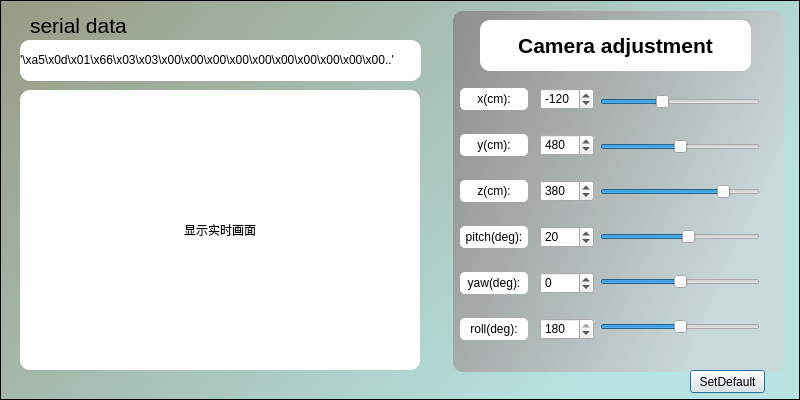
<?xml version="1.0" encoding="UTF-8"?>
<ui version="4.0">
 <class>leida</class>
 <widget class="QDialog" name="leida">
  <property name="windowModality">
   <enum>Qt::NonModal</enum>
  </property>
  <property name="geometry">
   <rect>
    <x>0</x>
    <y>0</y>
    <width>800</width>
    <height>400</height>
   </rect>
  </property>
  <property name="sizePolicy">
   <sizepolicy hsizetype="Maximum" vsizetype="Maximum">
    <horstretch>0</horstretch>
    <verstretch>0</verstretch>
   </sizepolicy>
  </property>
  <property name="minimumSize">
   <size>
    <width>800</width>
    <height>400</height>
   </size>
  </property>
  <property name="maximumSize">
   <size>
    <width>800</width>
    <height>400</height>
   </size>
  </property>
  <property name="windowTitle">
   <string>hanjiang-leida</string>
  </property>
  <property name="windowIcon">
   <iconset theme="11">
    <normaloff>F:/Users/11402/.designer/backup</normaloff>F:/Users/11402/.designer/backup</iconset>
  </property>
  <property name="styleSheet">
   <string notr="true"/>
  </property>
  <widget class="QWidget" name="verticalLayoutWidget">
   <property name="geometry">
    <rect>
     <x>600</x>
     <y>70</y>
     <width>160</width>
     <height>291</height>
    </rect>
   </property>
   <layout class="QVBoxLayout" name="slider_list">
    <item>
     <widget class="QSlider" name="x_slider">
      <property name="minimum">
       <number>-500</number>
      </property>
      <property name="maximum">
       <number>500</number>
      </property>
      <property name="value">
       <number>-120</number>
      </property>
      <property name="sliderPosition">
       <number>-120</number>
      </property>
      <property name="orientation">
       <enum>Qt::Horizontal</enum>
      </property>
     </widget>
    </item>
    <item>
     <widget class="QSlider" name="y_slider">
      <property name="minimum">
       <number>-500</number>
      </property>
      <property name="maximum">
       <number>500</number>
      </property>
      <property name="orientation">
       <enum>Qt::Horizontal</enum>
      </property>
     </widget>
    </item>
    <item>
     <widget class="QSlider" name="z_slider">
      <property name="minimum">
       <number>-100</number>
      </property>
      <property name="maximum">
       <number>500</number>
      </property>
      <property name="value">
       <number>380</number>
      </property>
      <property name="orientation">
       <enum>Qt::Horizontal</enum>
      </property>
     </widget>
    </item>
    <item>
     <widget class="QSlider" name="pitch">
      <property name="minimum">
       <number>-180</number>
      </property>
      <property name="maximum">
       <number>180</number>
      </property>
      <property name="value">
       <number>20</number>
      </property>
      <property name="orientation">
       <enum>Qt::Horizontal</enum>
      </property>
     </widget>
    </item>
    <item>
     <widget class="QSlider" name="yaw">
      <property name="minimum">
       <number>-180</number>
      </property>
      <property name="maximum">
       <number>180</number>
      </property>
      <property name="orientation">
       <enum>Qt::Horizontal</enum>
      </property>
     </widget>
    </item>
    <item>
     <widget class="QSlider" name="roll">
      <property name="enabled">
       <bool>true</bool>
      </property>
      <property name="minimum">
       <number>-180</number>
      </property>
      <property name="maximum">
       <number>180</number>
      </property>
      <property name="orientation">
       <enum>Qt::Horizontal</enum>
      </property>
     </widget>
    </item>
   </layout>
  </widget>
  <widget class="QWidget" name="verticalLayoutWidget_2">
   <property name="geometry">
    <rect>
     <x>460</x>
     <y>70</y>
     <width>68</width>
     <height>291</height>
    </rect>
   </property>
   <layout class="QVBoxLayout" name="args_list">
    <item>
     <widget class="QLabel" name="x_label">
      <property name="maximumSize">
       <size>
        <width>100</width>
        <height>22</height>
       </size>
      </property>
      <property name="layoutDirection">
       <enum>Qt::LeftToRight</enum>
      </property>
      <property name="styleSheet">
       <string notr="true">QWidget{
	background-color:rgb(255, 255, 255);
	border-radius:5px;
}</string>
      </property>
      <property name="text">
       <string>&lt;html&gt;&lt;head/&gt;&lt;body&gt;&lt;p&gt;&lt;span style=&quot;font-family:'Microsoft YaHei'; font-size:9pt; font-weight:300;&quot;&gt;x(cm):&lt;/span&gt;&lt;/p&gt;&lt;/body&gt;&lt;/html&gt;</string>
      </property>
      <property name="alignment">
       <set>Qt::AlignCenter</set>
      </property>
     </widget>
    </item>
    <item>
     <widget class="QLabel" name="y_label">
      <property name="maximumSize">
       <size>
        <width>100</width>
        <height>22</height>
       </size>
      </property>
      <property name="layoutDirection">
       <enum>Qt::LeftToRight</enum>
      </property>
      <property name="styleSheet">
       <string notr="true">QWidget{
	background-color:rgb(255, 255, 255);
	border-radius:5px;
}</string>
      </property>
      <property name="text">
       <string>&lt;html&gt;&lt;head/&gt;&lt;body&gt;&lt;p&gt;&lt;span style=&quot;font-family:'Microsoft YaHei'; font-size:9pt; font-weight:300;&quot;&gt;y(cm):&lt;/span&gt;&lt;/p&gt;&lt;/body&gt;&lt;/html&gt;</string>
      </property>
      <property name="alignment">
       <set>Qt::AlignCenter</set>
      </property>
     </widget>
    </item>
    <item>
     <widget class="QLabel" name="z_label">
      <property name="maximumSize">
       <size>
        <width>100</width>
        <height>22</height>
       </size>
      </property>
      <property name="layoutDirection">
       <enum>Qt::LeftToRight</enum>
      </property>
      <property name="styleSheet">
       <string notr="true">QWidget{
	background-color:rgb(255, 255, 255);
	border-radius:5px;
}</string>
      </property>
      <property name="text">
       <string>&lt;html&gt;&lt;head/&gt;&lt;body&gt;&lt;p&gt;&lt;span style=&quot;font-family:'Microsoft YaHei'; font-size:9pt; font-weight:300;&quot;&gt;z(cm):&lt;/span&gt;&lt;/p&gt;&lt;/body&gt;&lt;/html&gt;</string>
      </property>
      <property name="alignment">
       <set>Qt::AlignCenter</set>
      </property>
     </widget>
    </item>
    <item>
     <widget class="QLabel" name="pitch_label">
      <property name="maximumSize">
       <size>
        <width>100</width>
        <height>22</height>
       </size>
      </property>
      <property name="layoutDirection">
       <enum>Qt::LeftToRight</enum>
      </property>
      <property name="styleSheet">
       <string notr="true">QWidget{
	background-color:rgb(255, 255, 255);
	border-radius:5px;
}</string>
      </property>
      <property name="text">
       <string>&lt;html&gt;&lt;head/&gt;&lt;body&gt;&lt;p&gt;&lt;span style=&quot;font-family:'Microsoft YaHei'; font-size:9pt; font-weight:300;&quot;&gt;pitch(deg):&lt;/span&gt;&lt;/p&gt;&lt;/body&gt;&lt;/html&gt;</string>
      </property>
      <property name="alignment">
       <set>Qt::AlignCenter</set>
      </property>
     </widget>
    </item>
    <item>
     <widget class="QLabel" name="yaw_label">
      <property name="maximumSize">
       <size>
        <width>100</width>
        <height>22</height>
       </size>
      </property>
      <property name="layoutDirection">
       <enum>Qt::LeftToRight</enum>
      </property>
      <property name="styleSheet">
       <string notr="true">QWidget{
	background-color:rgb(255, 255, 255);
	border-radius:5px;
}</string>
      </property>
      <property name="text">
       <string>&lt;html&gt;&lt;head/&gt;&lt;body&gt;&lt;p&gt;&lt;span style=&quot;font-family:'Microsoft YaHei'; font-size:9pt; font-weight:300;&quot;&gt;yaw(deg):&lt;/span&gt;&lt;/p&gt;&lt;/body&gt;&lt;/html&gt;</string>
      </property>
      <property name="alignment">
       <set>Qt::AlignCenter</set>
      </property>
     </widget>
    </item>
    <item>
     <widget class="QLabel" name="roll_label">
      <property name="maximumSize">
       <size>
        <width>100</width>
        <height>22</height>
       </size>
      </property>
      <property name="layoutDirection">
       <enum>Qt::LeftToRight</enum>
      </property>
      <property name="styleSheet">
       <string notr="true">QWidget{
	background-color:rgb(255, 255, 255);
	border-radius:5px;
}</string>
      </property>
      <property name="text">
       <string>&lt;html&gt;&lt;head/&gt;&lt;body&gt;&lt;p&gt;&lt;span style=&quot;font-family:'Microsoft YaHei'; font-size:9pt; font-weight:300;&quot;&gt;roll(deg):&lt;/span&gt;&lt;/p&gt;&lt;/body&gt;&lt;/html&gt;</string>
      </property>
      <property name="alignment">
       <set>Qt::AlignCenter</set>
      </property>
     </widget>
    </item>
   </layout>
  </widget>
  <widget class="QWidget" name="verticalLayoutWidget_3">
   <property name="geometry">
    <rect>
     <x>540</x>
     <y>70</y>
     <width>54</width>
     <height>291</height>
    </rect>
   </property>
   <layout class="QVBoxLayout" name="spinBox_list">
    <item>
     <widget class="QSpinBox" name="x_spinBox">
      <property name="minimumSize">
       <size>
        <width>0</width>
        <height>22</height>
       </size>
      </property>
      <property name="maximumSize">
       <size>
        <width>16777215</width>
        <height>22</height>
       </size>
      </property>
      <property name="minimum">
       <number>-500</number>
      </property>
      <property name="maximum">
       <number>500</number>
      </property>
      <property name="value">
       <number>-120</number>
      </property>
     </widget>
    </item>
    <item>
     <widget class="QSpinBox" name="y_spinBox">
      <property name="minimumSize">
       <size>
        <width>0</width>
        <height>22</height>
       </size>
      </property>
      <property name="maximumSize">
       <size>
        <width>16777215</width>
        <height>22</height>
       </size>
      </property>
      <property name="minimum">
       <number>-500</number>
      </property>
      <property name="maximum">
       <number>500</number>
      </property>
      <property name="value">
       <number>480</number>
      </property>
     </widget>
    </item>
    <item>
     <widget class="QSpinBox" name="z_spinBox">
      <property name="minimumSize">
       <size>
        <width>0</width>
        <height>22</height>
       </size>
      </property>
      <property name="maximumSize">
       <size>
        <width>16777215</width>
        <height>22</height>
       </size>
      </property>
      <property name="minimum">
       <number>-100</number>
      </property>
      <property name="maximum">
       <number>500</number>
      </property>
      <property name="value">
       <number>380</number>
      </property>
     </widget>
    </item>
    <item>
     <widget class="QSpinBox" name="pitch_spinBox">
      <property name="minimumSize">
       <size>
        <width>0</width>
        <height>22</height>
       </size>
      </property>
      <property name="maximumSize">
       <size>
        <width>16777215</width>
        <height>22</height>
       </size>
      </property>
      <property name="minimum">
       <number>-180</number>
      </property>
      <property name="maximum">
       <number>180</number>
      </property>
      <property name="value">
       <number>20</number>
      </property>
     </widget>
    </item>
    <item>
     <widget class="QSpinBox" name="yaw_spinBox">
      <property name="minimumSize">
       <size>
        <width>0</width>
        <height>22</height>
       </size>
      </property>
      <property name="maximumSize">
       <size>
        <width>16777215</width>
        <height>22</height>
       </size>
      </property>
      <property name="minimum">
       <number>-180</number>
      </property>
      <property name="maximum">
       <number>180</number>
      </property>
      <property name="value">
       <number>0</number>
      </property>
     </widget>
    </item>
    <item>
     <widget class="QSpinBox" name="roll_spinBox">
      <property name="minimumSize">
       <size>
        <width>0</width>
        <height>22</height>
       </size>
      </property>
      <property name="maximumSize">
       <size>
        <width>16777215</width>
        <height>22</height>
       </size>
      </property>
      <property name="minimum">
       <number>-180</number>
      </property>
      <property name="maximum">
       <number>180</number>
      </property>
      <property name="value">
       <number>180</number>
      </property>
     </widget>
    </item>
   </layout>
  </widget>
  <widget class="QLabel" name="Camera_label">
   <property name="geometry">
    <rect>
     <x>480</x>
     <y>20</y>
     <width>271</width>
     <height>51</height>
    </rect>
   </property>
   <property name="styleSheet">
    <string notr="true">QWidget{
	border-radius:10px;
	background-color: rgb(254, 254, 254)
}</string>
   </property>
   <property name="text">
    <string>&lt;html&gt;&lt;head/&gt;&lt;body&gt;&lt;p&gt;&lt;span style=&quot;font-family:'Microsoft YaHei'; font-size:16pt; font-weight:500;&quot;&gt;Camera adjustment&lt;/span&gt;&lt;/p&gt;&lt;/body&gt;&lt;/html&gt;</string>
   </property>
   <property name="alignment">
    <set>Qt::AlignCenter</set>
   </property>
  </widget>
  <widget class="QPushButton" name="pushButton">
   <property name="geometry">
    <rect>
     <x>690</x>
     <y>370</y>
     <width>75</width>
     <height>23</height>
    </rect>
   </property>
   <property name="text">
    <string>SetDefault</string>
   </property>
  </widget>
  <widget class="QLabel" name="serial_data">
   <property name="geometry">
    <rect>
     <x>30</x>
     <y>10</y>
     <width>161</width>
     <height>31</height>
    </rect>
   </property>
   <property name="text">
    <string>&lt;html&gt;&lt;head/&gt;&lt;body&gt;&lt;p&gt;&lt;span style=&quot;font-family:'Microsoft YaHei'; font-size:16pt; font-weight:300;&quot;&gt;serial data&lt;/span&gt;&lt;/p&gt;&lt;/body&gt;&lt;/html&gt;</string>
   </property>
  </widget>
  <widget class="QGraphicsView" name="graphicsView">
   <property name="geometry">
    <rect>
     <x>0</x>
     <y>0</y>
     <width>800</width>
     <height>400</height>
    </rect>
   </property>
   <property name="minimumSize">
    <size>
     <width>800</width>
     <height>400</height>
    </size>
   </property>
   <property name="maximumSize">
    <size>
     <width>800</width>
     <height>400</height>
    </size>
   </property>
   <property name="styleSheet">
    <string notr="true">QWidget{
	
	background-color: qlineargradient(spread:pad, x1:0, y1:0, x2:0.965909, y2:0.471, stop:0 rgba(152, 155, 133, 255), stop:1 rgba(183, 227, 226, 255));
}</string>
   </property>
  </widget>
  <widget class="QLabel" name="img_label">
   <property name="geometry">
    <rect>
     <x>20</x>
     <y>90</y>
     <width>400</width>
     <height>280</height>
    </rect>
   </property>
   <property name="styleSheet">
    <string notr="true">QWidget{
	border-radius:10px;
	background-color: rgb(254, 254, 254)
}</string>
   </property>
   <property name="text">
    <string>&lt;html&gt;&lt;head/&gt;&lt;body&gt;&lt;p&gt;&lt;span style=&quot;font-family:'Microsoft YaHei'; font-size:9pt; font-weight:300;&quot;&gt;显示实时画面&lt;/span&gt;&lt;/p&gt;&lt;/body&gt;&lt;/html&gt;</string>
   </property>
   <property name="alignment">
    <set>Qt::AlignCenter</set>
   </property>
  </widget>
  <widget class="QLabel" name="label_3">
   <property name="geometry">
    <rect>
     <x>20</x>
     <y>40</y>
     <width>401</width>
     <height>41</height>
    </rect>
   </property>
   <property name="styleSheet">
    <string notr="true">QWidget{
	border-radius:10px;
	background-color: rgb(254, 254, 254)
}</string>
   </property>
   <property name="text">
    <string>&lt;html&gt;&lt;head/&gt;&lt;body&gt;&lt;p&gt;&lt;span style=&quot;font-family:'Microsoft YaHei'; font-size:9pt; font-weight:300;&quot;&gt;'\xa5\x0d\x01\x66\x03\x03\x00\x00\x00\x00\x00\x00\x00\x00\x00\x00..'&lt;/span&gt;&lt;/p&gt;&lt;/body&gt;&lt;/html&gt;</string>
   </property>
   <property name="alignment">
    <set>Qt::AlignLeading|Qt::AlignLeft|Qt::AlignVCenter</set>
   </property>
  </widget>
  <widget class="QLabel" name="grass">
   <property name="geometry">
    <rect>
     <x>453</x>
     <y>11</y>
     <width>331</width>
     <height>361</height>
    </rect>
   </property>
   <property name="styleSheet">
    <string notr="true">QWidget{
	border-radius:10px;
	background-color: qlineargradient(spread:pad, x1:0, y1:0, x2:0.965909, y2:0.471, stop:0 rgba(143, 143, 141, 255), stop:1 rgba(207, 213, 214, 200))
}</string>
   </property>
   <property name="text">
    <string/>
   </property>
  </widget>
  <zorder>graphicsView</zorder>
  <zorder>grass</zorder>
  <zorder>verticalLayoutWidget</zorder>
  <zorder>verticalLayoutWidget_2</zorder>
  <zorder>verticalLayoutWidget_3</zorder>
  <zorder>Camera_label</zorder>
  <zorder>pushButton</zorder>
  <zorder>serial_data</zorder>
  <zorder>img_label</zorder>
  <zorder>label_3</zorder>
 </widget>
 <resources>
  <include location="br.qrc"/>
 </resources>
 <connections>
  <connection>
   <sender>roll</sender>
   <signal>valueChanged(int)</signal>
   <receiver>roll_spinBox</receiver>
   <slot>setValue(int)</slot>
   <hints>
    <hint type="sourcelabel">
     <x>624</x>
     <y>329</y>
    </hint>
    <hint type="destinationlabel">
     <x>569</x>
     <y>329</y>
    </hint>
   </hints>
  </connection>
  <connection>
   <sender>roll_spinBox</sender>
   <signal>valueChanged(int)</signal>
   <receiver>roll</receiver>
   <slot>setValue(int)</slot>
   <hints>
    <hint type="sourcelabel">
     <x>572</x>
     <y>337</y>
    </hint>
    <hint type="destinationlabel">
     <x>642</x>
     <y>334</y>
    </hint>
   </hints>
  </connection>
  <connection>
   <sender>yaw</sender>
   <signal>valueChanged(int)</signal>
   <receiver>yaw_spinBox</receiver>
   <slot>setValue(int)</slot>
   <hints>
    <hint type="sourcelabel">
     <x>620</x>
     <y>279</y>
    </hint>
    <hint type="destinationlabel">
     <x>560</x>
     <y>278</y>
    </hint>
   </hints>
  </connection>
  <connection>
   <sender>yaw_spinBox</sender>
   <signal>valueChanged(int)</signal>
   <receiver>yaw</receiver>
   <slot>setValue(int)</slot>
   <hints>
    <hint type="sourcelabel">
     <x>559</x>
     <y>286</y>
    </hint>
    <hint type="destinationlabel">
     <x>630</x>
     <y>292</y>
    </hint>
   </hints>
  </connection>
  <connection>
   <sender>pitch_spinBox</sender>
   <signal>valueChanged(int)</signal>
   <receiver>pitch</receiver>
   <slot>setValue(int)</slot>
   <hints>
    <hint type="sourcelabel">
     <x>564</x>
     <y>239</y>
    </hint>
    <hint type="destinationlabel">
     <x>659</x>
     <y>239</y>
    </hint>
   </hints>
  </connection>
  <connection>
   <sender>z_spinBox</sender>
   <signal>valueChanged(int)</signal>
   <receiver>z_slider</receiver>
   <slot>setValue(int)</slot>
   <hints>
    <hint type="sourcelabel">
     <x>572</x>
     <y>197</y>
    </hint>
    <hint type="destinationlabel">
     <x>622</x>
     <y>196</y>
    </hint>
   </hints>
  </connection>
  <connection>
   <sender>z_slider</sender>
   <signal>valueChanged(int)</signal>
   <receiver>z_spinBox</receiver>
   <slot>setValue(int)</slot>
   <hints>
    <hint type="sourcelabel">
     <x>643</x>
     <y>185</y>
    </hint>
    <hint type="destinationlabel">
     <x>542</x>
     <y>183</y>
    </hint>
   </hints>
  </connection>
  <connection>
   <sender>y_slider</sender>
   <signal>valueChanged(int)</signal>
   <receiver>y_spinBox</receiver>
   <slot>setValue(int)</slot>
   <hints>
    <hint type="sourcelabel">
     <x>638</x>
     <y>144</y>
    </hint>
    <hint type="destinationlabel">
     <x>563</x>
     <y>144</y>
    </hint>
   </hints>
  </connection>
  <connection>
   <sender>y_spinBox</sender>
   <signal>valueChanged(int)</signal>
   <receiver>y_slider</receiver>
   <slot>setValue(int)</slot>
   <hints>
    <hint type="sourcelabel">
     <x>586</x>
     <y>153</y>
    </hint>
    <hint type="destinationlabel">
     <x>621</x>
     <y>150</y>
    </hint>
   </hints>
  </connection>
  <connection>
   <sender>x_spinBox</sender>
   <signal>valueChanged(int)</signal>
   <receiver>x_slider</receiver>
   <slot>setValue(int)</slot>
   <hints>
    <hint type="sourcelabel">
     <x>563</x>
     <y>106</y>
    </hint>
    <hint type="destinationlabel">
     <x>624</x>
     <y>101</y>
    </hint>
   </hints>
  </connection>
  <connection>
   <sender>x_slider</sender>
   <signal>valueChanged(int)</signal>
   <receiver>x_spinBox</receiver>
   <slot>setValue(int)</slot>
   <hints>
    <hint type="sourcelabel">
     <x>639</x>
     <y>107</y>
    </hint>
    <hint type="destinationlabel">
     <x>584</x>
     <y>103</y>
    </hint>
   </hints>
  </connection>
  <connection>
   <sender>pitch</sender>
   <signal>valueChanged(int)</signal>
   <receiver>pitch_spinBox</receiver>
   <slot>setValue(int)</slot>
   <hints>
    <hint type="sourcelabel">
     <x>667</x>
     <y>230</y>
    </hint>
    <hint type="destinationlabel">
     <x>570</x>
     <y>232</y>
    </hint>
   </hints>
  </connection>
 </connections>
</ui>
